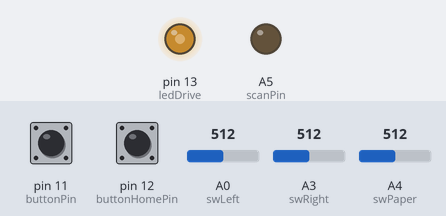
The sketch below on a simulated Arduino Uno, built with avr-gcc and run on an emulated ATmega328P. Shown: output pins drawn as LEDs (lit = HIGH). Dashed ring = blinking. The test bench sets the inputs (shaded band); at power-on: pin 11 (buttonPin) HIGH, pin 12 (buttonHomePin) HIGH, A0 (swLeft) = 512, A3 (swRight) = 512, A4 (swPaper) = 512. Pins used as bus, display or sensor lines are not drawn.

Above: at 1.4 s.
1.5 s: pin 11 (buttonPin) pulled LOW for 0.15 s
At 1.6 s:
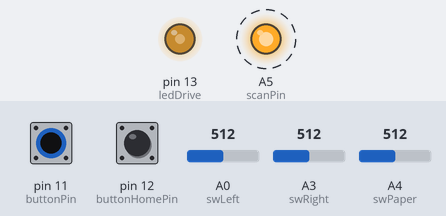
Timing chart, 0 to 10.5 s (numbered marks = the images above; inputs shaded):
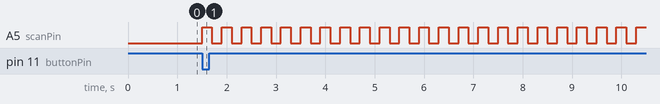

Measured:
- after the input at 1.5 s, A5 (scanPin): alternates HIGH for 0.20 s and LOW for 0.20 s, starting at once

The sketch:

guncis2.ino
```cpp
#define calibrateSpeed 1500
#define calibrateAccel 3000

#define scanSpeed 1000
#define scanAccel 2000

#define scannerOffset 7500

#include "MsTimer2.h"
#include "sensors.h"
//#include "Stepper.h"

#include "AccelStepper.h"

#define scanPin A5

#define buttonPin 11
#define buttonHomePin 12

#define in1 6
#define in2 7
#define in3 8
#define in4 9
#define ena1 5
#define ena2 10

#define right 1
#define left 0

long totalSteps;
//const int stepsPerRevolution = 200;
//Stepper myStepper(stepsPerRevolution, in4, in3, in2, in1);
AccelStepper myStepper(AccelStepper::FULL4WIRE, in4, in3, in2, in1);

sensors sens;

void setup() {
 Serial.begin(9600);
 pinMode(scanPin,OUTPUT);

 pinMode(buttonPin,INPUT_PULLUP);

  pinMode(ena1,OUTPUT);
  pinMode(ena2,OUTPUT);

 MsTimer2::set(1, sens.irModulate);
 MsTimer2::start();
 //digitalWrite(ledDrive,HIGH);

 myStepper.setMaxSpeed(1000);
 myStepper.setSpeed(50);

 delay(100);
 //Serial.print("Calibrate: ");
 //Serial.println(calibrate());
 calibrate();
}

void loop() {
  if (scanButton()){
    scan();
  }
  if (homeButton()){
    moveLeftEnd();
  }

}

uint8_t scanButton(){
  return !digitalRead(buttonPin);
}

uint8_t homeButton(){
  return !digitalRead(buttonHomePin);
}

long scan(){
  long countSteps=0;
  long paperStartSteps=0;
  long paperEndSteps=0;
  long centerSteps=0;
  long centerScannerSteps=0;

  moveLeftEnd();
  centerSteps=totalSteps/2;
  //Serial.println(totalSteps);
  //Serial.println(centerSteps);
  centerScannerSteps=centerSteps+scannerOffset;

  myStepper.setCurrentPosition(0);
  myStepper.setMaxSpeed(scanSpeed);
  myStepper.setAcceleration(scanAccel);
  myStepper.moveTo(totalSteps);
  myStepper.enableOutputs();
  enableStepper();

  //Search paper
  while(true){
    if (!sens.rightResult()){
      halt();
    }
    myStepper.run();
    countSteps++;
    if (sens.paperResult()){
      paperStartSteps=countSteps+scannerOffset ;
      break;  //paper found. Break
    }
  }
  //run while scanner is at Paper start
  while (countSteps<paperStartSteps){
    if (!sens.rightResult()){
      halt();
    }
    myStepper.run();
    countSteps++;
  }
  //turn scanner on
  scannerOn();
  //calculate center pos
//  while(countSteps<centerSteps){
//    if (!sens.rightResult()){
//      halt();
//    }
//    myStepper.run();
//    countSteps++;
//  }
  //calculate paper end pos
  //run until paper end
  //run until scanner end of paper
  paperEndSteps=paperStartSteps+2*(totalSteps/2-paperStartSteps)+scannerOffset*2;
  while(countSteps<paperEndSteps){
    if (!sens.rightResult()){
      halt();
    }
    myStepper.run();
    countSteps++;
  }
  scannerOff();

  delay(100);

  //return to home
  myStepper.setCurrentPosition(0);
  myStepper.setMaxSpeed(calibrateSpeed);
  myStepper.setAcceleration(calibrateAccel);
  myStepper.moveTo(-10000000);
  myStepper.enableOutputs();
  while(sens.leftResult()){
    if (!sens.rightResult()){
      halt();
    }
    myStepper.run();
  }
  disableStepper();
  return countSteps;
}

void halt(){
  while(true){ //halt
    scannerOn();
    delay(200);
    scannerOff();
    delay(200);
  }
}
void scannerOn(){
  digitalWrite(scanPin,HIGH);
}

void scannerOff(){
  digitalWrite(scanPin,LOW);
}

long calibrate(){
  moveRightEnd();
  delay(100);
  totalSteps=moveLeftEnd();
  return totalSteps;
}
long moveRightEnd(){
  long countSteps=0;
  myStepper.setCurrentPosition(0);
  myStepper.setMaxSpeed(calibrateSpeed);
  myStepper.setAcceleration(calibrateAccel);
  myStepper.moveTo(1000000);
  myStepper.enableOutputs();
  enableStepper();
  while(sens.rightResult()){
    myStepper.run();
    countSteps++;
  }
  disableStepper();
  return countSteps;
}

long moveLeftEnd(){
  long countSteps=0;
  myStepper.setCurrentPosition(0);
  myStepper.setMaxSpeed(calibrateSpeed);
  myStepper.setAcceleration(calibrateAccel);
  myStepper.moveTo(-1000000);
  myStepper.enableOutputs();
  enableStepper();
  while(sens.leftResult()){
    myStepper.run();
    countSteps++;
  }
  disableStepper();
  return countSteps;
}

void enableStepper(){
  digitalWrite(ena1,HIGH);
  digitalWrite(ena2,HIGH);
}
void disableStepper(){
  digitalWrite(ena1,LOW);
  digitalWrite(ena2,LOW);
}
```

sensors.cpp
```cpp
#include "sensors.h"

uint8_t irLedState;

    uint8_t readIndex;

    typedef struct  {
      int arr[numSamples];
      int total;
      int average;
    } avg;

    avg leftLow;
    avg leftHigh;
    avg rightLow;
    avg rightHigh;
    avg paperLow;
    avg paperHigh;

uint8_t _leftResult;
uint8_t _rightResult;
uint8_t _paperResult;

sensors::sensors(){
  pinMode(ledDrive,OUTPUT);
}
static uint8_t sensors::leftResult(){
  return _leftResult;
}

static uint8_t sensors::rightResult(){
  return _rightResult;
}

static uint8_t sensors::paperResult(){
  return _paperResult;
}

static void sensors::irModulate(){
  if (irLedState){
    leftLow.total = leftLow.total - leftLow.arr[readIndex];
    leftLow.arr[readIndex] = analogRead(swLeft);
    leftLow.total = leftLow.total + leftLow.arr[readIndex];

    rightLow.total = rightLow.total - rightLow.arr[readIndex];
    rightLow.arr[readIndex] = analogRead(swRight);
    rightLow.total = rightLow.total + rightLow.arr[readIndex];

    paperLow.total = paperLow.total - paperLow.arr[readIndex];
    paperLow.arr[readIndex] = analogRead(swPaper);
    paperLow.total = paperLow.total + paperLow.arr[readIndex];

    digitalWrite(ledDrive,HIGH);
  } else {
    leftHigh.total = leftHigh.total - leftHigh.arr[readIndex];
    leftHigh.arr[readIndex] = analogRead(swLeft);
    leftHigh.total = leftHigh.total + leftHigh.arr[readIndex];

    rightHigh.total = rightHigh.total - rightHigh.arr[readIndex];
    rightHigh.arr[readIndex] = analogRead(swRight);
    rightHigh.total = rightHigh.total + rightHigh.arr[readIndex];

    paperHigh.total = paperHigh.total - paperHigh.arr[readIndex];
    paperHigh.arr[readIndex] = analogRead(swPaper);
    paperHigh.total = paperHigh.total + paperHigh.arr[readIndex];

    digitalWrite(ledDrive,LOW);
  }
  irLedState= ~irLedState;

  readIndex = readIndex + 1;

  if (readIndex >= numSamples) {
    readIndex = 0;
  }

  leftLow.average = leftLow.total / numSamples;
  leftHigh.average = leftHigh.total / numSamples;
  _leftResult=(leftLow.average-leftHigh.average) ? 1 : 0;

  rightLow.average = rightLow.total / numSamples;
  rightHigh.average = rightHigh.total / numSamples;
  _rightResult=(rightLow.average-rightHigh.average) ? 1 : 0;

  paperLow.average = paperLow.total / numSamples;
  paperHigh.average = paperHigh.total / numSamples;
  //paperResult=(paperLow.average-paperHigh.average-200) ? 200 : 0;
  if (paperLow.average-paperHigh.average>paperTreshold){
    _paperResult=1;
  } else {
    _paperResult=0;
  }

}
```

sensors.h
```cpp
#ifndef sensors_h
#define sensors_h
#include <Arduino.h>


#define ledDrive 13
#define swLeft A0
#define swRight A3
#define swPaper A4

#define numSamples 10
#define paperTreshold 20

class sensors {
  public:
    //constructor
    sensors(void);

    static void irModulate(void);
    static uint8_t sensors::leftResult(void);
    static uint8_t sensors::rightResult(void);
    static uint8_t sensors::paperResult(void);
};
#endif
```
